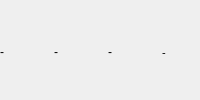
<?xml version='1.0' encoding='UTF-8'?>
<ui version="4.0">
 <class>BottomStrip</class>
 <widget class="QWidget" name="BottomStrip">
  <layout class="QVBoxLayout" name="box">
   <property name="leftMargin"><number>0</number></property>
   <property name="topMargin"><number>4</number></property>
   <property name="rightMargin"><number>0</number></property>
   <property name="bottomMargin"><number>0</number></property>
   <property name="spacing"><number>2</number></property>
   <item>
    <layout class="QHBoxLayout" name="row">
     <property name="spacing"><number>16</number></property>
     <item>
      <widget class="ElidingLabel" name="where">
       <property name="text"><string>-</string></property>
      </widget>
     </item>
     <item>
      <widget class="ElidingLabel" name="clock">
       <property name="text"><string>-</string></property>
      </widget>
     </item>
     <item>
      <widget class="ElidingLabel" name="area">
       <property name="text"><string>-</string></property>
      </widget>
     </item>
     <item>
      <widget class="ElidingLabel" name="effects">
       <property name="text"><string>-</string></property>
       <property name="font">
        <font><pointsize>8</pointsize></font>
       </property>
      </widget>
     </item>
    </layout>
   </item>
  </layout>
 </widget>
 <customwidgets>
  <customwidget>
   <class>ElidingLabel</class>
   <extends>QLabel</extends>
   <header>automap.panel</header>
  </customwidget>
 </customwidgets>
</ui>
